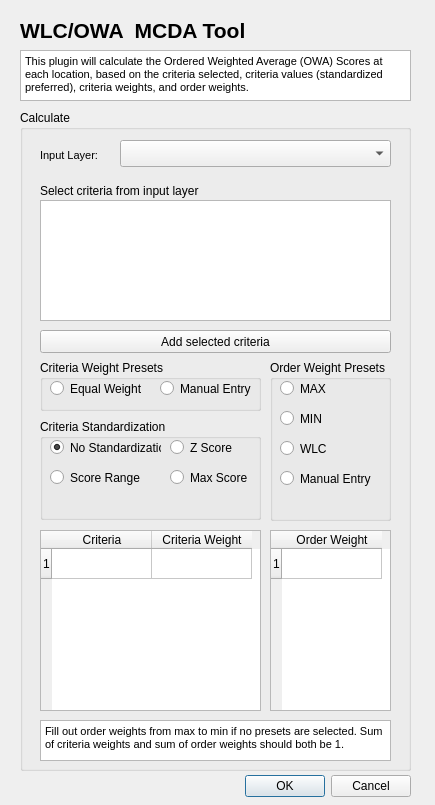
<?xml version="1.0" encoding="UTF-8"?>
<ui version="4.0">
 <class>WlcOwaDialogBase</class>
 <widget class="QDialog" name="WlcOwaDialogBase">
  <property name="geometry">
   <rect>
    <x>0</x>
    <y>0</y>
    <width>435</width>
    <height>805</height>
   </rect>
  </property>
  <property name="windowTitle">
   <string>WLC/OWA Tool</string>
  </property>
  <widget class="QLabel" name="title_label">
   <property name="geometry">
    <rect>
     <x>20</x>
     <y>10</y>
     <width>381</width>
     <height>41</height>
    </rect>
   </property>
   <property name="font">
    <font>
     <pointsize>16</pointsize>
     <weight>75</weight>
     <bold>true</bold>
    </font>
   </property>
   <property name="text">
    <string>WLC/OWA  MCDA Tool</string>
   </property>
  </widget>
  <widget class="QTextBrowser" name="plugindesc">
   <property name="geometry">
    <rect>
     <x>20</x>
     <y>50</y>
     <width>391</width>
     <height>51</height>
    </rect>
   </property>
   <property name="html">
    <string>&lt;!DOCTYPE HTML PUBLIC &quot;-//W3C//DTD HTML 4.0//EN&quot; &quot;http://www.w3.org/TR/REC-html40/strict.dtd&quot;&gt;
&lt;html&gt;&lt;head&gt;&lt;meta name=&quot;qrichtext&quot; content=&quot;1&quot; /&gt;&lt;style type=&quot;text/css&quot;&gt;
p, li { white-space: pre-wrap; }
&lt;/style&gt;&lt;/head&gt;&lt;body style=&quot; font-family:'MS Shell Dlg 2'; font-size:8.25pt; font-weight:400; font-style:normal;&quot;&gt;
&lt;p style=&quot; margin-top:0px; margin-bottom:0px; margin-left:0px; margin-right:0px; -qt-block-indent:0; text-indent:0px;&quot;&gt;&lt;span style=&quot; font-size:8pt;&quot;&gt;This plugin will calculate the Ordered Weighted Average (OWA) Scores at each location, based on the criteria selected, criteria values (standardized preferred), criteria weights, and order weights. &lt;/span&gt;&lt;/p&gt;&lt;/body&gt;&lt;/html&gt;</string>
   </property>
  </widget>
  <widget class="QGroupBox" name="groupBox">
   <property name="geometry">
    <rect>
     <x>20</x>
     <y>110</y>
     <width>391</width>
     <height>661</height>
    </rect>
   </property>
   <property name="title">
    <string>Calculate</string>
   </property>
   <widget class="QListWidget" name="selectCriteria">
    <property name="geometry">
     <rect>
      <x>20</x>
      <y>90</y>
      <width>351</width>
      <height>121</height>
     </rect>
    </property>
   </widget>
   <widget class="QLabel" name="label">
    <property name="geometry">
     <rect>
      <x>20</x>
      <y>30</y>
      <width>81</width>
      <height>31</height>
     </rect>
    </property>
    <property name="font">
     <font>
      <pointsize>8</pointsize>
     </font>
    </property>
    <property name="text">
     <string>Input Layer:</string>
    </property>
   </widget>
   <widget class="QLabel" name="label_2">
    <property name="geometry">
     <rect>
      <x>20</x>
      <y>70</y>
      <width>231</width>
      <height>21</height>
     </rect>
    </property>
    <property name="text">
     <string>Select criteria from input layer</string>
    </property>
   </widget>
   <widget class="QgsMapLayerComboBox" name="inputBox">
    <property name="geometry">
     <rect>
      <x>100</x>
      <y>30</y>
      <width>271</width>
      <height>27</height>
     </rect>
    </property>
   </widget>
   <widget class="QLabel" name="label_3">
    <property name="geometry">
     <rect>
      <x>20</x>
      <y>500</y>
      <width>341</width>
      <height>31</height>
     </rect>
    </property>
    <property name="text">
     <string/>
    </property>
   </widget>
   <widget class="QGroupBox" name="groupBox_2">
    <property name="geometry">
     <rect>
      <x>20</x>
      <y>250</y>
      <width>221</width>
      <height>51</height>
     </rect>
    </property>
    <property name="title">
     <string>Criteria Weight Presets</string>
    </property>
    <widget class="QRadioButton" name="equalWeightBtn">
     <property name="geometry">
      <rect>
       <x>10</x>
       <y>20</y>
       <width>91</width>
       <height>17</height>
      </rect>
     </property>
     <property name="text">
      <string>Equal Weights</string>
     </property>
     <property name="checked">
      <bool>false</bool>
     </property>
    </widget>
    <widget class="QRadioButton" name="clearWtsBtn">
     <property name="geometry">
      <rect>
       <x>120</x>
       <y>20</y>
       <width>91</width>
       <height>17</height>
      </rect>
     </property>
     <property name="text">
      <string>Manual Entry</string>
     </property>
    </widget>
   </widget>
   <widget class="QTableWidget" name="criteriaTable">
    <property name="geometry">
     <rect>
      <x>20</x>
      <y>420</y>
      <width>221</width>
      <height>181</height>
     </rect>
    </property>
    <row>
     <property name="text">
      <string>1</string>
     </property>
    </row>
    <column>
     <property name="text">
      <string>Criteria</string>
     </property>
    </column>
    <column>
     <property name="text">
      <string>Criteria Weight</string>
     </property>
    </column>
   </widget>
   <widget class="QTableWidget" name="orderTable">
    <property name="geometry">
     <rect>
      <x>250</x>
      <y>420</y>
      <width>121</width>
      <height>181</height>
     </rect>
    </property>
    <row>
     <property name="text">
      <string>1</string>
     </property>
    </row>
    <column>
     <property name="text">
      <string>Order Weight</string>
     </property>
    </column>
   </widget>
   <widget class="QTextBrowser" name="textBrowser">
    <property name="geometry">
     <rect>
      <x>20</x>
      <y>610</y>
      <width>351</width>
      <height>41</height>
     </rect>
    </property>
    <property name="html">
     <string>&lt;!DOCTYPE HTML PUBLIC &quot;-//W3C//DTD HTML 4.0//EN&quot; &quot;http://www.w3.org/TR/REC-html40/strict.dtd&quot;&gt;
&lt;html&gt;&lt;head&gt;&lt;meta name=&quot;qrichtext&quot; content=&quot;1&quot; /&gt;&lt;style type=&quot;text/css&quot;&gt;
p, li { white-space: pre-wrap; }
&lt;/style&gt;&lt;/head&gt;&lt;body style=&quot; font-family:'MS Shell Dlg 2'; font-size:8.25pt; font-weight:400; font-style:normal;&quot;&gt;
&lt;p style=&quot; margin-top:0px; margin-bottom:0px; margin-left:0px; margin-right:0px; -qt-block-indent:0; text-indent:0px;&quot;&gt;Fill out order weights from max to min if no presets are selected. Sum of criteria weights and sum of order weights should both be 1.&lt;/p&gt;&lt;/body&gt;&lt;/html&gt;</string>
    </property>
   </widget>
   <widget class="QPushButton" name="addCriteria">
    <property name="geometry">
     <rect>
      <x>20</x>
      <y>220</y>
      <width>351</width>
      <height>23</height>
     </rect>
    </property>
    <property name="text">
     <string>Add selected criteria</string>
    </property>
   </widget>
   <widget class="QGroupBox" name="groupBox_3">
    <property name="geometry">
     <rect>
      <x>250</x>
      <y>250</y>
      <width>121</width>
      <height>161</height>
     </rect>
    </property>
    <property name="title">
     <string>Order Weight Presets</string>
    </property>
    <widget class="QRadioButton" name="maxBtn">
     <property name="geometry">
      <rect>
       <x>10</x>
       <y>20</y>
       <width>82</width>
       <height>17</height>
      </rect>
     </property>
     <property name="text">
      <string>MAX</string>
     </property>
    </widget>
    <widget class="QRadioButton" name="minBtn">
     <property name="geometry">
      <rect>
       <x>10</x>
       <y>50</y>
       <width>82</width>
       <height>17</height>
      </rect>
     </property>
     <property name="text">
      <string>MIN</string>
     </property>
    </widget>
    <widget class="QRadioButton" name="wlcBtn">
     <property name="geometry">
      <rect>
       <x>10</x>
       <y>80</y>
       <width>82</width>
       <height>17</height>
      </rect>
     </property>
     <property name="text">
      <string>WLC</string>
     </property>
    </widget>
    <widget class="QRadioButton" name="clearOrdBtn">
     <property name="geometry">
      <rect>
       <x>10</x>
       <y>110</y>
       <width>91</width>
       <height>17</height>
      </rect>
     </property>
     <property name="text">
      <string>Manual Entry</string>
     </property>
    </widget>
   </widget>
   <widget class="QGroupBox" name="groupBox_4">
    <property name="geometry">
     <rect>
      <x>20</x>
      <y>309</y>
      <width>221</width>
      <height>101</height>
     </rect>
    </property>
    <property name="title">
     <string>Criteria Standardization</string>
    </property>
    <widget class="QRadioButton" name="noStd">
     <property name="geometry">
      <rect>
       <x>10</x>
       <y>20</y>
       <width>111</width>
       <height>17</height>
      </rect>
     </property>
     <property name="text">
      <string>No Standardization</string>
     </property>
     <property name="checked">
      <bool>true</bool>
     </property>
    </widget>
    <widget class="QRadioButton" name="scoreRange">
     <property name="geometry">
      <rect>
       <x>10</x>
       <y>50</y>
       <width>111</width>
       <height>17</height>
      </rect>
     </property>
     <property name="text">
      <string>Score Range</string>
     </property>
    </widget>
    <widget class="QRadioButton" name="zScore">
     <property name="geometry">
      <rect>
       <x>130</x>
       <y>20</y>
       <width>82</width>
       <height>17</height>
      </rect>
     </property>
     <property name="text">
      <string>Z Score</string>
     </property>
    </widget>
    <widget class="QRadioButton" name="maxScore">
     <property name="geometry">
      <rect>
       <x>130</x>
       <y>50</y>
       <width>82</width>
       <height>17</height>
      </rect>
     </property>
     <property name="text">
      <string>Max Score</string>
     </property>
    </widget>
   </widget>
  </widget>
  <widget class="QDialogButtonBox" name="button_box">
   <property name="geometry">
    <rect>
     <x>70</x>
     <y>770</y>
     <width>341</width>
     <height>32</height>
    </rect>
   </property>
   <property name="orientation">
    <enum>Qt::Horizontal</enum>
   </property>
   <property name="standardButtons">
    <set>QDialogButtonBox::Cancel|QDialogButtonBox::Ok</set>
   </property>
  </widget>
 </widget>
 <customwidgets>
  <customwidget>
   <class>QgsMapLayerComboBox</class>
   <extends>QComboBox</extends>
   <header>qgsmaplayercombobox.h</header>
  </customwidget>
 </customwidgets>
 <resources/>
 <connections>
  <connection>
   <sender>button_box</sender>
   <signal>accepted()</signal>
   <receiver>WlcOwaDialogBase</receiver>
   <slot>accept()</slot>
   <hints>
    <hint type="sourcelabel">
     <x>20</x>
     <y>20</y>
    </hint>
    <hint type="destinationlabel">
     <x>20</x>
     <y>20</y>
    </hint>
   </hints>
  </connection>
  <connection>
   <sender>button_box</sender>
   <signal>rejected()</signal>
   <receiver>WlcOwaDialogBase</receiver>
   <slot>reject()</slot>
   <hints>
    <hint type="sourcelabel">
     <x>20</x>
     <y>20</y>
    </hint>
    <hint type="destinationlabel">
     <x>20</x>
     <y>20</y>
    </hint>
   </hints>
  </connection>
 </connections>
</ui>
